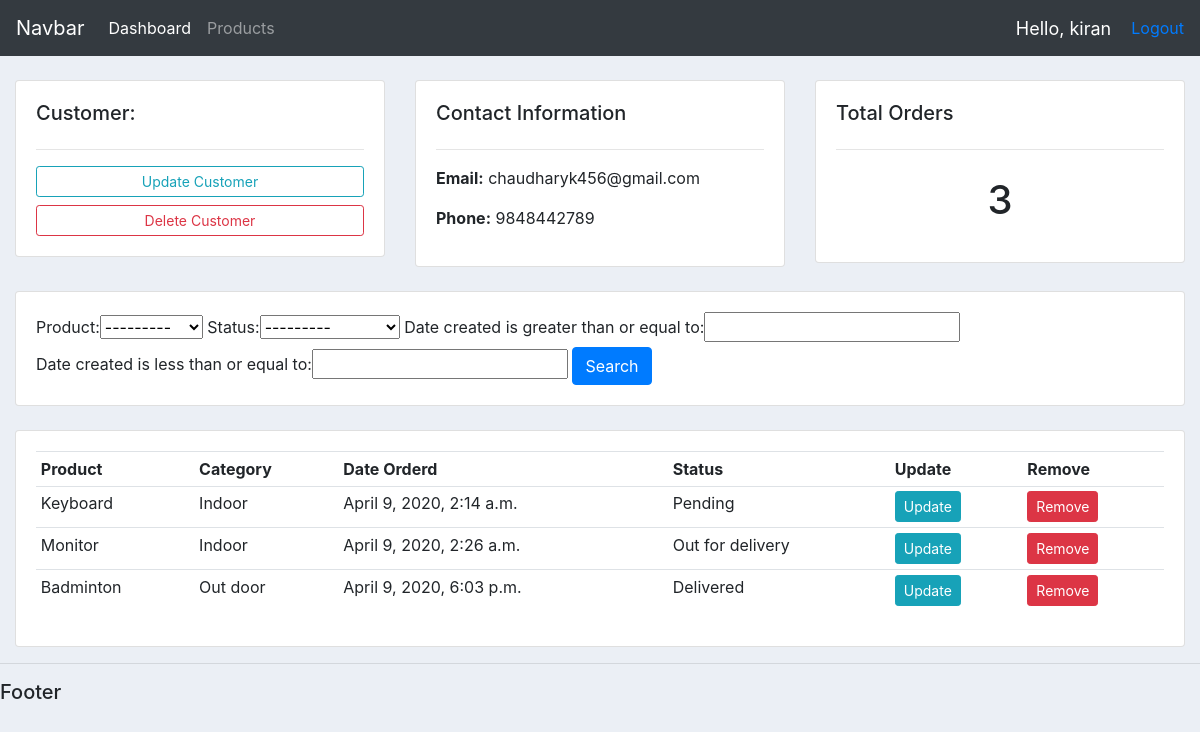
Screenshot of /cutomer/1/ (signed in) with the database file from the repository.
### accounts/models.py (models this page shows, shortened)
class Customer(models.Model):
    user = models.OneToOneField(User, null=True, on_delete=models.CASCADE)
    name = models.CharField(max_length=200)
    profile_pic = models.ImageField(null=True, blank=True)
    phone = models.CharField(max_length=10, null=True)
    email = models.CharField(max_length=200, null=True)
    date_created = models.DateTimeField(auto_now_add=True)

class Order(models.Model):
    STATUS = (
        ('Pending', 'Pending'),
        ('Out for delivery', 'Out for delivery'),
        ('Delivered', 'Delivered'),
    )
    customer = models.ForeignKey(Customer, on_delete=models.SET_NULL, null=True)
    product = models.ForeignKey(Product, on_delete=models.SET_NULL, null = True)
    date_created = models.DateTimeField(auto_now_add=True)
    status = models.CharField(max_length=200, null=True, choices=STATUS)

class Product(models.Model):
    CATEGORY = (
        ('Indoor', 'Indoor'),
        ('Out door', 'Out door'),
    )
    name = models.CharField(max_length=200)
    price = models.FloatField()
    category = models.CharField(max_length=200, choices=CATEGORY)
    description = models.CharField(max_length=200, null=True, blank=True)
    date_created = models.DateTimeField(auto_now_add=True)
    tags = models.ManyToManyField(Tag)
    def __str__(self):
        return self.name

### accounts/decorators.py (the view)
        def wrapper_func(request, *args, **kwargs):
            group = None
            if request.user.groups.exists():
                group = request.user.groups.all()[0].name
            if group in allowed_roles:
                return view_func(request, *args, **kwargs)
            else:
                return HttpResponse("You are not authorized!")

### accounts/views.py (called while the page is built)
@login_required(login_url="login")
@allowed_users(allowed_roles=['admin'])
def customers(request, pk):
    customer = Customer.objects.get(id = pk)
    orders = customer.order_set.all()
    total_orders = orders.count()
    myFilter = OrderFilter(request.GET, queryset=orders)
    orders = myFilter.qs
    context={
        'customer':customer,
        'orders':orders,
        'total_orders':total_orders,
        'myFilter':myFilter,
    }
    return render(request, "accounts/customer.html", context)

### accounts/templates/accounts/customer.html
{% extends 'accounts/base.html' %}
{% block content %}
    <br>
    <div class="row">
        <div class="col-md">
            <div class="card card-body">
                <h5>Customer:</h5>
                <hr>
                <a class="btn btn-outline-info  btn-sm btn-block" href="">Update Customer</a>
                <a class="btn btn-outline-danger  btn-sm btn-block" href="">Delete Customer</a>
            </div>
        </div>
        <div class="col-md">
            <div class="card card-body">
                <h5>Contact Information</h5>
                <hr>
                <p><b>Email:</b> {{ customer.email }} </p>
                <p><b>Phone:</b> {{ customer.phone }}</p>
            </div>
        </div>
        <div class="col-md">
            <div class="card card-body">
                <h5>Total Orders</h5>
                <hr>
                <h1 style="text-align: center;padding: 10px">{{ total_orders }}</h1>
            </div>
        </div>
    </div>
    <br>
    <div class="row">
        <div class="col">
            <div class="card card-body">
                <form method="get">
                    {{ myFilter.form }}
                    <button class="btn btn-primary" type="submit">Search</button>
                </form>
            </div>
        </div>
    </div>
    <br>
    <div class="row">
        <div class="col-md">
            <div class="card card-body">
                <table class="table table-sm">
                    <tr>
                        <th>Product</th>
                        <th>Category</th>
                        <th>Date Orderd</th>
                        <th>Status</th>
                        <th>Update</th>
                        <th>Remove</th>
                    </tr>
                    {% for order in orders %}
                        <tr>
                            <td>{{ order.product }}</td>
                            <td>{{ order.product.category }}</td>
                            <td>{{ order.date_created }}</td>
                            <td>{{ order.status }}</td>
                            <td><a class="btn btn-sm btn-info" href="{% url 'update_order' order.id %}">Update</a></td>
                            <td><a class="btn btn-sm btn-danger" href="{% url 'delete_order' order.id %}">Remove</a></td>
                        </tr>
                    {% endfor %}
                </table>
            </div>
        </div>
    </div>
{% endblock content %}

### accounts/templates/accounts/navbar.html (shortened to what this page needs)
<nav class="navbar navbar-expand-lg navbar-dark bg-dark">
  <a class="navbar-brand" href="#">Navbar</a>
    <div class="collapse navbar-collapse" id="navbarNav">
      <ul class="navbar-nav">
      {% if request.user.is_staff %}
        <li class="nav-item active">
          <a class="nav-link" href="{% url 'home' %}">Dashboard</a>
        </li>
        <li class="nav-item">
          <a class="nav-link" href="{% url 'product' %}">Products</a>
        </li>
        {% else %}
          <li class="nav-item">
            <a class="nav-link" href="{% url 'account' %}">Settings</a>
          </li>
        {% endif %}
      </ul>
    </div>
  <span id="hello-msg">Hello, {{ request.user }}</span>
  <span><a href="{% url 'logout' %}">Logout</a></span>
</nav>

### static/css/base.css (style rules this page uses)
body { background-color: #ebeff5; }

### accounts/templates/accounts/navbar.html (style rules this page uses)
#hello-msg { font-size: 18px; color: #fff; margin-right: 20px; }

### rows the page displays
Customer: email "chaudharyk456@gmail.com", phone "9848442789"
Order: product "Keyboard", product.category "Indoor", date_created "April 9, 2020, 2:14 a.m.", status "Pending"
Order: product "Monitor", product.category "Indoor", date_created "April 9, 2020, 2:26 a.m.", status "Out for delivery"
Order: product "Badminton", product.category "Out door", date_created "April 9, 2020, 6:03 p.m.", status "Delivered"

### other values shown
{{ request.user }} "kiran"
{{ total_orders }} "3"
